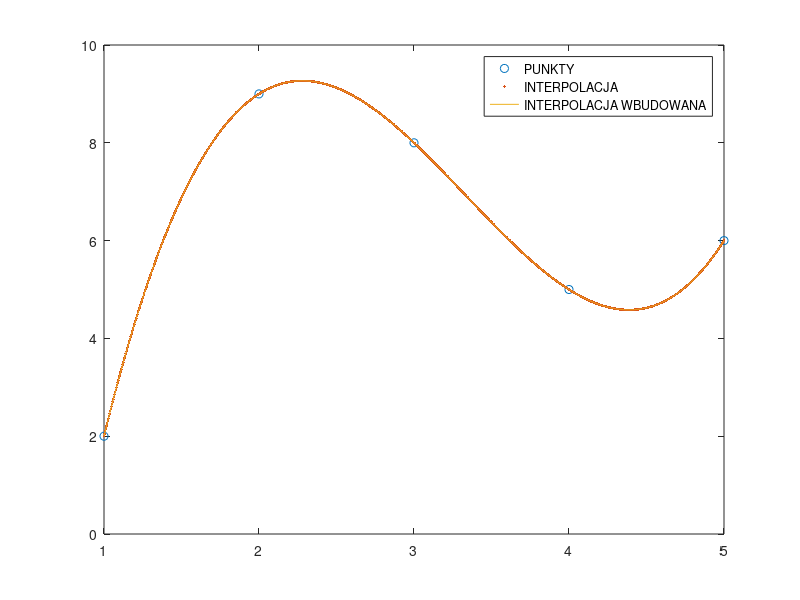

MATLAB code for this plot:
%Interpolacja 
clear
clc
close
x = [1 2 3 4 5];
y = [2 9 8 5 6];
mx=zeros(length(x),length(x));
for i=1:length(x)
    mx(:,i)=x.^(i-1);
end
A=inv(mx)*y';
xn=linspace(min(x),max(x),1000);
yn=0;
for i=1:length(y)
    yn=yn+A(i)*xn.^(i-1);
end
figure;
plot(x,y,'o')
hold on;
plot(xn,yn,'.')
hold on;
yi=interp1(x,y,xn,"spline");
plot(xn,yi)
legend('PUNKTY','INTERPOLACJA','INTERPOLACJA WBUDOWANA')
